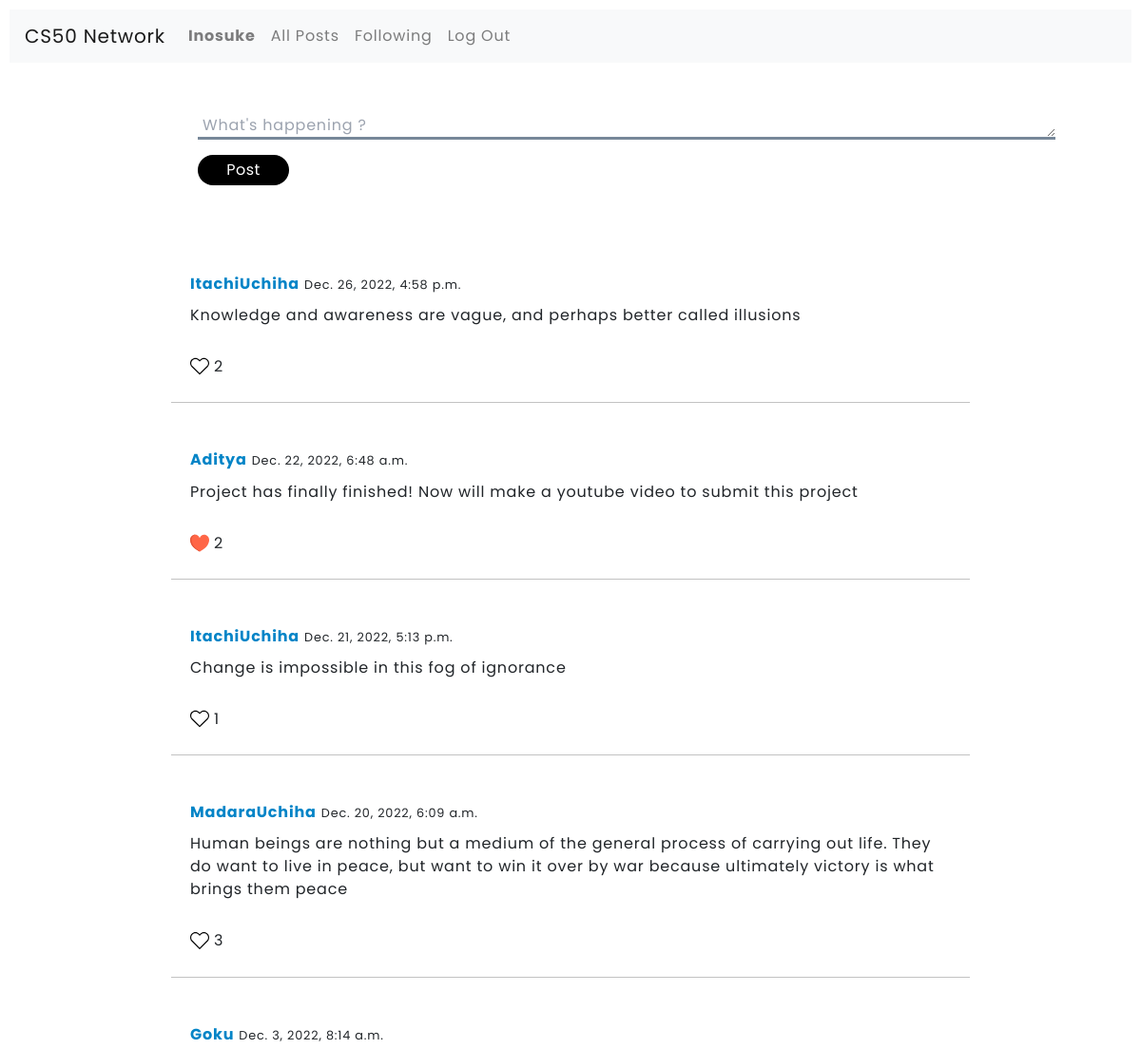
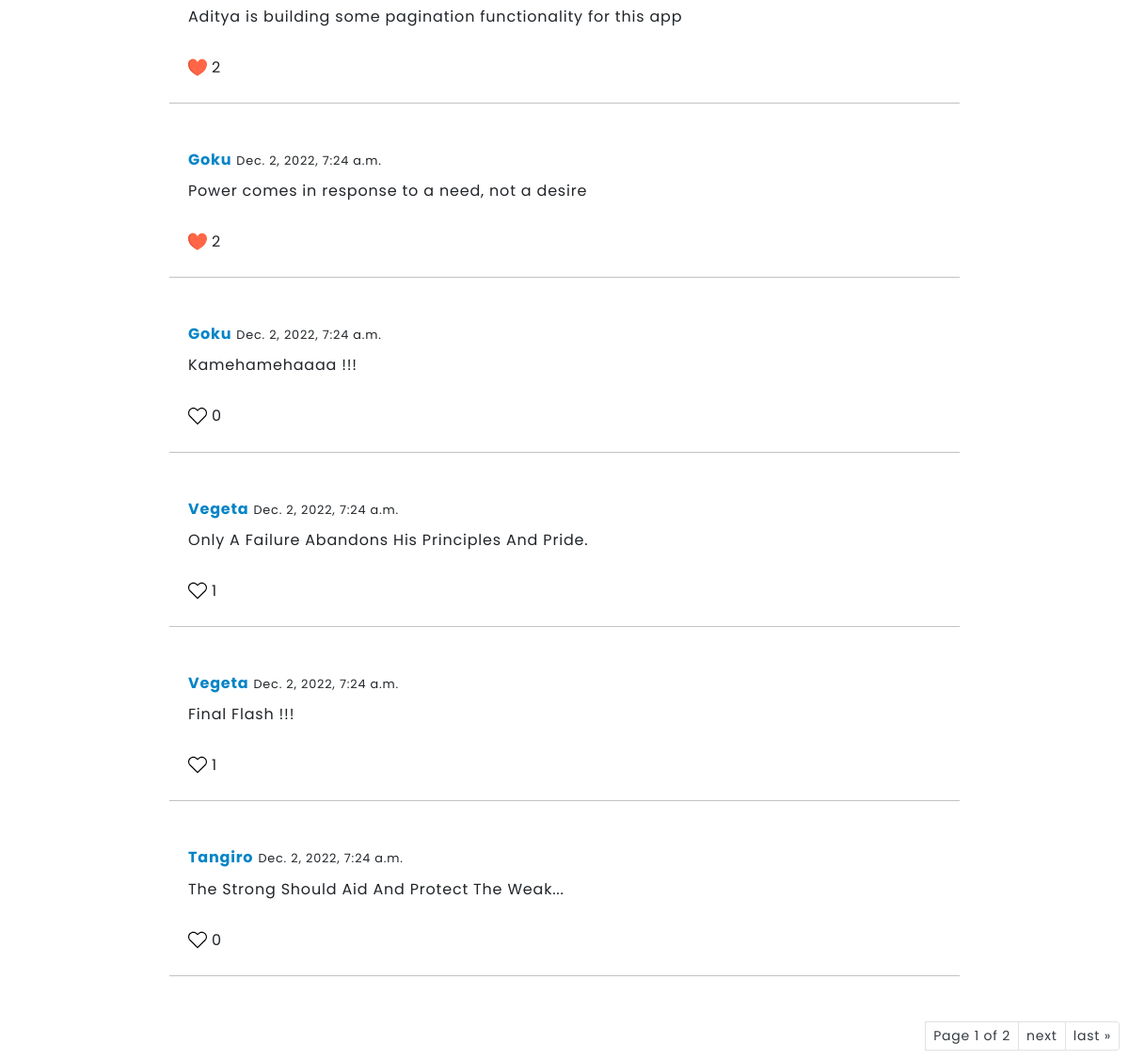
Screenshot of / (signed in) with the database file from the repository (2 pictures, top to bottom).
### network/models.py (models this page shows, shortened)
class User(AbstractUser):
    following = models.ManyToManyField('self', symmetrical=False, related_name="followed_by", blank=True)

class Post(models.Model):
    user = models.ForeignKey(User, on_delete=models.CASCADE)
    name = models.CharField(max_length=72)
    post = models.TextField()
    date_posted = models.DateTimeField(default=timezone.now())
    liked_by = models.ManyToManyField(User, related_name='liked_by', blank=True)
    class Meta:
        ordering = ['-date_posted']
    def likes(self):
        return self.liked_by.count()

### network/views.py (the view)
# urls.py: path("", views.index, name="index"),
def index(request):
    if request.method == 'POST':
        form = Postform(request.POST)
        if form.is_valid():
            form.instance.user = request.user
            form.instance.name = request.user
            form.save()
            return redirect(reverse('index'))
    else:
        p = Paginator(Post.objects.all(), 10)
        page = request.GET.get('page')
        all_posts = p.get_page(page)
        return render(request, 'network/index.html', {
            'post_form' : Postform(),
            'all_posts' : all_posts
        })

### network/forms.py
class Postform(ModelForm):
    class Meta:
        model = Post
        fields = ('post',)
        labels={
            'post':"",
        }
        widgets ={
            'post' : forms.Textarea(attrs={'placeholder': "What's happening ?",'cols': 110, 'rows': 1 ,'class': 'inputfield'}),
        }

### network/templates/network/index.html (shortened to what this page needs)
{% extends "network/layout.html" %}
{% block body %}
<script src="https://cdn.tailwindcss.com"></script>
<div class="form">
    <form id = "post_form" method="POST">
        <div class="input-group mb-3">
            {{ post_form }}
        </div>
        <button id="post_btn" class="bg-black hover:bg-slate-800 text-white rounded-full w-24 py-1 tracking-wide">Post</button>
    </form>
</div>
<br>
{% for post in all_posts %}
    <div id="all-posts" class="mx-auto post-container-{{ post.id }}">
        <div id="hover_{{post.id}}" class="card-body">
            <h5 class="card-title "><a id="user" href="{% url 'profile' post.name %}"><strong class="text-sky-600">{{post.user}}</strong></a>
            <small>{{ post.date_posted }}</small></h5>
            <div id="text-content">
                <p id='post_want_to_edit_{{ post.id }}' class="card-text ">{{post.post}}</p>
                  <br>
                  <div id="like_{{post.id}}" class="flex justify-start">
                    {% if request.user not in post.liked_by.all %}
                    <img onclick="like({{ post.id }})" class="justify-self-start" id="image_{{ post.id }}" src = "static/images/white.svg" width="20px" height="20px">
                    {% else %}
                    <img onclick="like({{ post.id }})" class="justify-self-start" id="image_{{ post.id }}" src = "static/images/red.svg" width="20px" height="20px">
                    {% endif %}
                      <h6 id="count_{{ post.id }}" class="my-2"> {{ post.likes }}</h6>
                  </div>
            </div>
        </div>
        <hr class="hr">
    </div>
{% endfor %}
<br></br>
<nav aria-label="Page navigation example">
    <ul class="pagination pagination-sm justify-content-end">
        <li class="page-link text-dark"> Page {{ all_posts.number }} of {{ all_posts.paginator.num_pages }} </li>
        {% if all_posts.has_next %}
            <li class="page-item"><a class="page-link text-dark" href="?page={{ all_posts.next_page_number }}">next</a> </li>
            <li class="page-item"> <a class="page-link text-dark" href="?page={{ all_posts.paginator.num_pages }}">last &raquo;</a></li>
        {% endif %}
    </ul>
  </nav>
{% endblock %}

### network/templates/network/layout.html (shortened to what this page needs)
{% load static %}
<!DOCTYPE html>
<html lang="en">
    <head>
        <link rel="stylesheet" href="https://stackpath.bootstrapcdn.com/bootstrap/4.4.1/css/bootstrap.min.css">
        <link href="{% static 'network/styles.css' %}" rel="stylesheet">
    </head>
    <body>
        <nav id="navbar" class="navbar navbar-expand-lg navbar-light bg-light">
            <a class="navbar-brand" href="{% url 'index' %}">CS50 Network</a>
            <div>
              <ul class="navbar-nav mr-auto">
                {% if user.is_authenticated %}
                    <li class="nav-item">
                        <a class="nav-link" href="{% url 'profile' user.username %}"><strong>{{ user.username }}</strong></a>
                    </li>
                {% endif %}
                <li class="nav-item">
                  <a class="nav-link" id="all" href="{% url 'index' %}">All Posts</a>
                </li>
                {% if user.is_authenticated %}
                    <li class="nav-item">
                        <a class="nav-link" id="following" href="{% url 'following' %}">Following</a>
                    </li>
                    <li class="nav-item">
                        <a class="nav-link" href="{% url 'logout' %}">Log Out</a>
                    </li>
                {% endif %}
              </ul>
            </div>
          </nav>
        <br>
        <div class="body">
            {% block body %}
            {% endblock %}
        </div>
    </body>
</html>

### network/static/network/styles.css (style rules this page uses)
body { padding: 10px; font-family: 'Poppins', sans-serif; background-color: #ffffff; letter-spacing: 0.8px; }
.form { margin-left: 10%; padding: 30px 80px 20px 80px; }
#all-posts { position: relative; width: 55rem; margin-left: 12%; background-color: transparent; padding: 30px 20px 0px 20px; }
.inputfield { border-bottom: #778899; border-style: solid; padding-left: 5px; outline: none; }
.hr { background-color: rgba(0, 0, 0, 0.151); }

### rows the page displays
User: username "Inosuke"
Post: user "ItachiUchiha", date_posted "Dec. 26, 2022, 4:58 p.m.", post "Knowledge and awareness are vague, and perhaps better called illusions", likes "2"
Post: user "Aditya", date_posted "Dec. 22, 2022, 6:48 a.m.", post "Project has finally finished! Now will make a youtube video to submit this project", likes "2"
Post: user "ItachiUchiha", date_posted "Dec. 21, 2022, 5:13 p.m.", post "Change is impossible in this fog of ignorance", likes "1"
Post: user "MadaraUchiha", date_posted "Dec. 20, 2022, 6:09 a.m.", post "Human beings are nothing but a medium of the general process of carrying out life. They do want to live in peace, but want to win it over by war because ultimately victory is what brings them peace", likes "3"
Post: user "Goku", date_posted "Dec. 3, 2022, 8:14 a.m.", post "Aditya is building some pagination functionality for this app", likes "2"
Post: user "Goku", date_posted "Dec. 2, 2022, 7:24 a.m.", post "Power comes in response to a need, not a desire", likes "2"
Post: user "Goku", date_posted "Dec. 2, 2022, 7:24 a.m.", post "Kamehamehaaaa !!!", likes "0"
Post: user "Vegeta", date_posted "Dec. 2, 2022, 7:24 a.m.", post "Only A Failure Abandons His Principles And Pride.", likes "1"
Post: user "Vegeta", date_posted "Dec. 2, 2022, 7:24 a.m.", post "Final Flash !!!", likes "1"
Post: user "Tangiro", date_posted "Dec. 2, 2022, 7:24 a.m.", post "The Strong Should Aid And Protect The Weak...", likes "0"

### other values shown
{{ all_posts.number }} "1"
{{ all_posts.paginator.num_pages }} "2"
